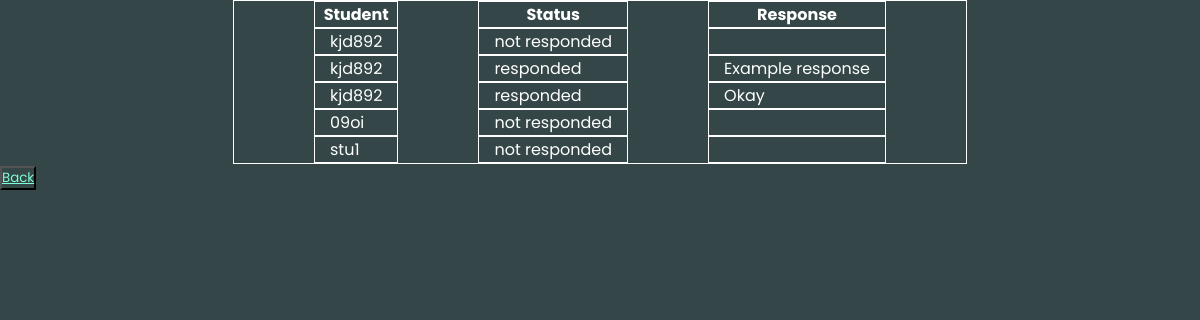
Page /studentSeeResponse/ on the committed database.
### accounts/models.py (models this page shows)
class QueryTableResponse(models.Model):
    STATUS_RESPONSE_CHOICES = (
        ('responded','RESPONDED'),
        ('not responded', 'NOT RESPONDED'),
    )
    studentNumber = models.CharField(null = False, blank = False, max_length=10, default=1)
    status = models.CharField(choices=STATUS_RESPONSE_CHOICES, default='not responded', max_length=20)
    responseMessage = models.CharField(null = True, blank = True, max_length=200)
    class Meta:
        db_table = 'Query Table Response'

### accounts/views.py (the view)
# urls.py: path("studentSeeResponse/", views.student_responseQuery, name="studentSeeResponse"),
def student_responseQuery(request):
    data_List = QueryTableResponse.objects.all()
    context = {'data_List': data_List}
    return render (request, 'studentSeeResponse.html', context)

### templates/studentSeeResponse.html (shortened to what this page needs)
{% load static %}
<!DOCTYPE html>
<html lang="en">
<head>
    <link rel="stylesheet" href="{% static 'css/tables.css' %}">
<body>
    <table class="center">
        <tr>
            <th>Student</th>
            <th>Status</th>
            <th>Response</th>
        </tr>
            {% for item in data_List %}
        <tr>
            <td>{{item.studentNumber}}</td>
            <td>{{item.status}}</td>
            <td>{{item.responseMessage}}</td>
        </tr>
            {% endfor %}
    </table>
    <button><a href="{% url 'student' %}">Back</a></button>
</body>
</html>

### static/css/tables.css (style rules this page uses)
* { margin: 0; padding: 0; box-sizing: border-box; font-family: 'Poppins', sans-serif; background-color: #344647; }
table, th, td { border: 1px solid white; color: white; }
table { border-spacing: 80px 0; border-collapse: separate; }
td { padding: 0 15px; }
.center { margin-left: auto; margin-right: auto; }
button a { color: aquamarine; }

### rows in the picture
QueryTableResponse: studentNumber "kjd892", status "not responded"
QueryTableResponse: studentNumber "kjd892", status "responded", responseMessage "Example response"
QueryTableResponse: studentNumber "kjd892", status "responded", responseMessage "Okay"
QueryTableResponse: studentNumber "09oi", status "not responded"
QueryTableResponse: studentNumber "stu1", status "not responded"
